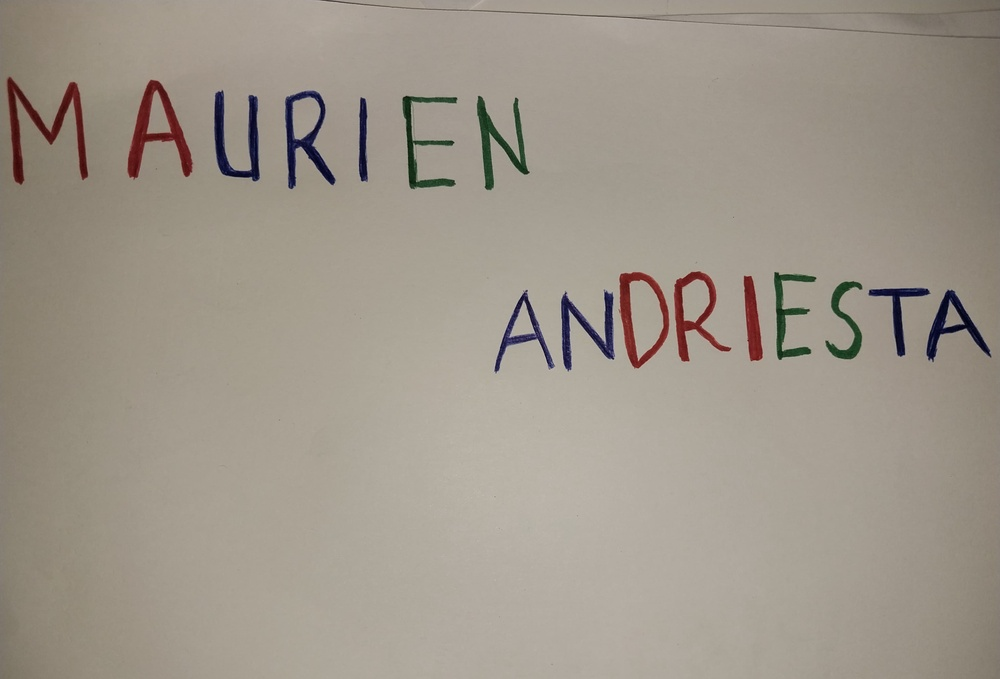
#> input picture utsprak.jpg, 1000 x 679 px, shrunk from 4080 x 2770 before the run
$ jupyter execute 'UTS Prak_202231102_Maurien Andriesta.ipynb'
#> lines starting #> are read from the running program, lines starting #| are printed output that depends on the picture; after the words box and inside, x2 and y2 are one past the last pixel; in counts of white or black regions, pixels touching at a corner belong together
[cell 1]
# Import Library
import cv2
import numpy as np
from matplotlib import pyplot as plt

[cell 2]
# Membaca Gambar
img = cv2.imread("utsprak.jpg")
#> img is the input picture: shape (679, 1000, 3); mean B, G, R 138.4, 150, 158.2

[cell 3]
# Menampilkan Gambar
rgb = cv2.cvtColor(img, cv2.COLOR_BGR2RGB)
plt.imshow(rgb)

[cell 4]
# Citra Kontras
(baris, kolom)= rgb.shape[:2]
#> baris = 679; kolom = 1000

[cell 5]
beta = 70 #bias untuk kecerahan
citra_cerah = np.zeros((baris, kolom, 3)) #np zeros = mengubah semua elemen array menjadi 0

for x in range(baris) :
    for y in range(kolom) :
        gyx = rgb[x,y] + beta

        citra_cerah[x,y] = gyx
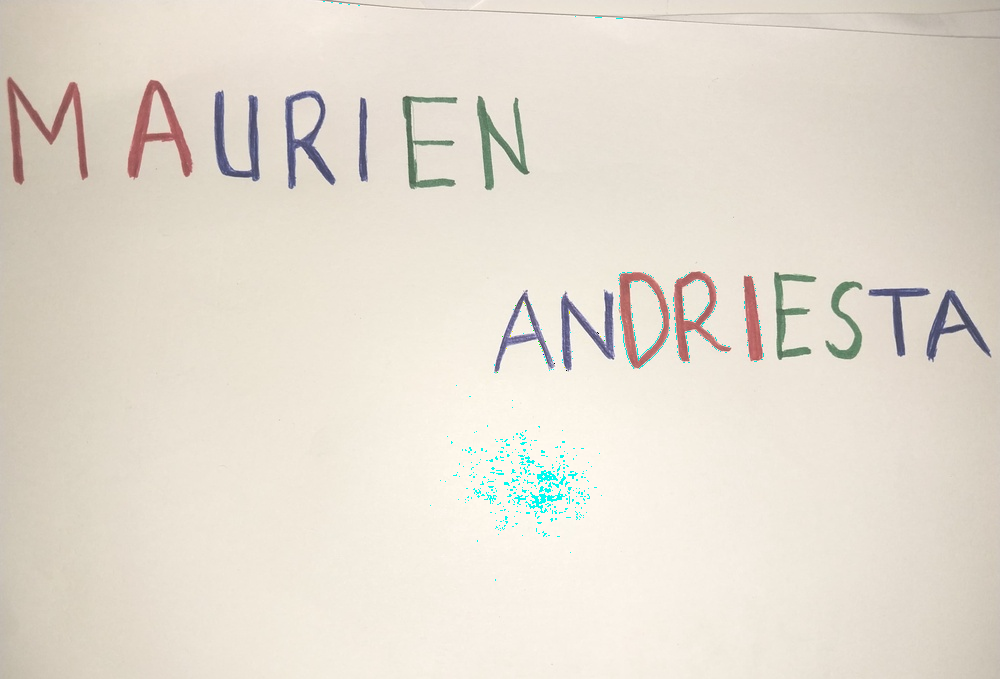
#> citra_cerah: shape (679, 1000, 3) float64; mean R, G, B 227.4, 220, 208.4
citra_cerah = citra_cerah.astype(np.uint8)

fig, axs = plt.subplots(2,2, figsize=(15,5))
axs[0,0].imshow(rgb)
axs[0,1].hist(img.ravel(),256,[0,256])
axs[1,0].imshow(citra_cerah)
axs[1,1].hist(citra_cerah.ravel(),256,[0,256])
plt.show()
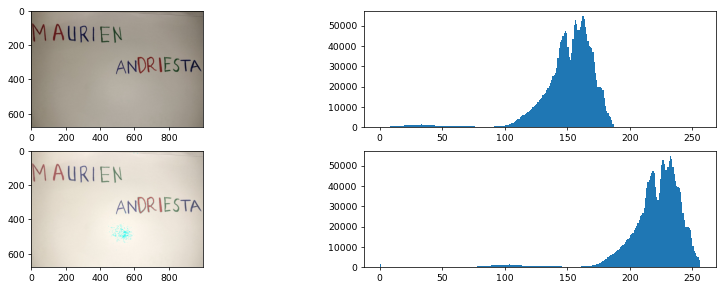
#> figure drawn by matplotlib, 4 panels; panel 2: tallest bar 54589 high, from x = 162 to 163; panel 4: tallest bar 54589 high, from x = 232 to 233

[cell 6]
# Citra kontras menampilkan warna
r = img[:, :, 2]
g = img[:, :, 1]
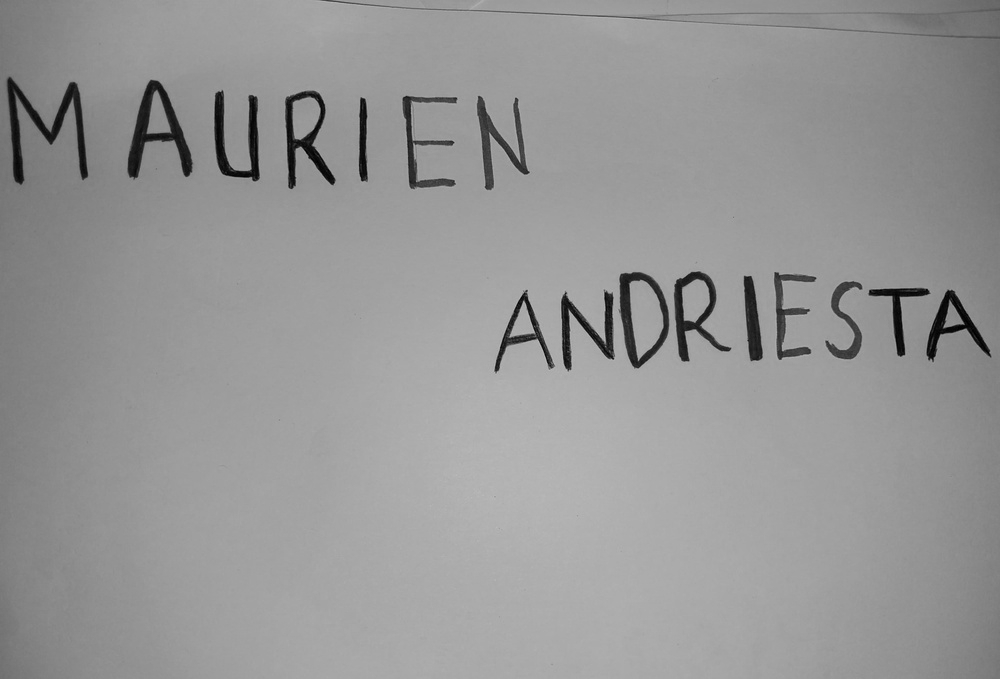
#> g: shape (679, 1000); min 0, max 188, mean 150
b = img[:, :, 0]

f, (c1, c2, c3, c4) = plt.subplots(1,4, figsize = (20,10))

c1.set_title('Gambar Asli')
c1.imshow(rgb)
c1.axis('on')

c2.set_title('Merah')
c2.imshow(r, cmap="gray")
c2.axis('on')

c3.set_title('Hijau')
c3.imshow(g, cmap="gray")
c3.axis('on')

c4.set_title('Biru')
c4.imshow(b, cmap="gray")
c4.axis('on')

[cell 7]
# Ambang batas
gray = cv2.cvtColor(citra_cerah, cv2.COLOR_RGB2GRAY)
fig, axs = plt.subplots (2, 2, figsize=(10,10))

(thresh, binary1) = cv2.threshold(gray, 0, 0, cv2.THRESH_BINARY)
#> binary1: shape (679, 1000); every value is 0
axs[0,0].imshow(binary1, cmap = 'gray')
axs[0,0].set_title('NONE')

(thresh, binary2) = cv2.threshold(gray, 120, 256, cv2.THRESH_BINARY)
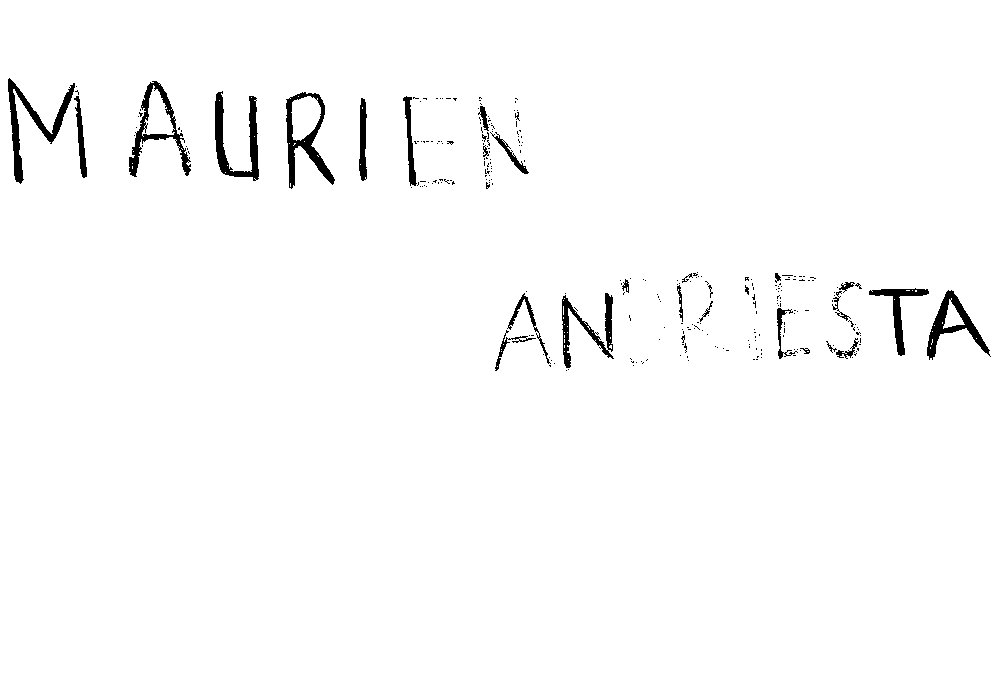
#> binary2: shape (679, 1000); 98.2% white; 278 black regions (249 under 20 px), largest, box (x1, y1, x2, y2) and area: (8, 78, 75, 184) 1435, (215, 91, 259, 181) 1379, (286, 92, 335, 189) 1366
axs[0,1].imshow(binary2, cmap = 'binary')
axs[0,1].set_title('BLUE')

(thresh, binary3) = cv2.threshold(gray, 145, 256, cv2.THRESH_BINARY)
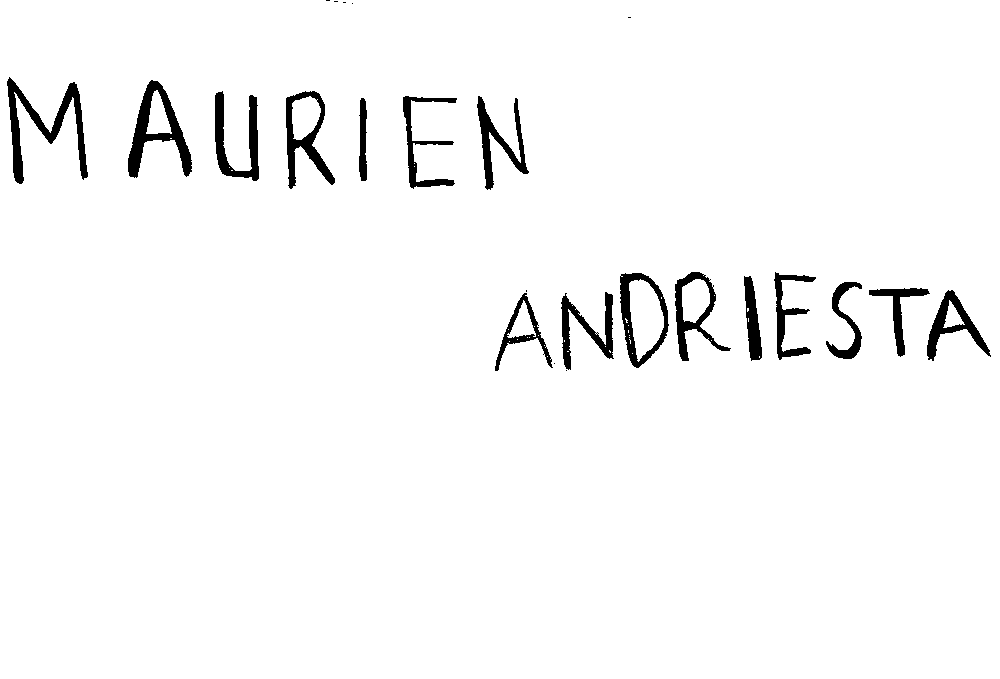
#> binary3: shape (679, 1000); 97% white; 24 black regions (8 under 20 px), largest, box (x1, y1, x2, y2) and area: (7, 77, 88, 184) 2286, (128, 80, 192, 178) 2085, (215, 91, 259, 181) 1568
axs[1,0].imshow(binary3, cmap = 'binary')
axs[1,0].set_title('RED-BLUE')

(thresh, binary4) = cv2.threshold(gray, 180, 256, cv2.THRESH_BINARY)
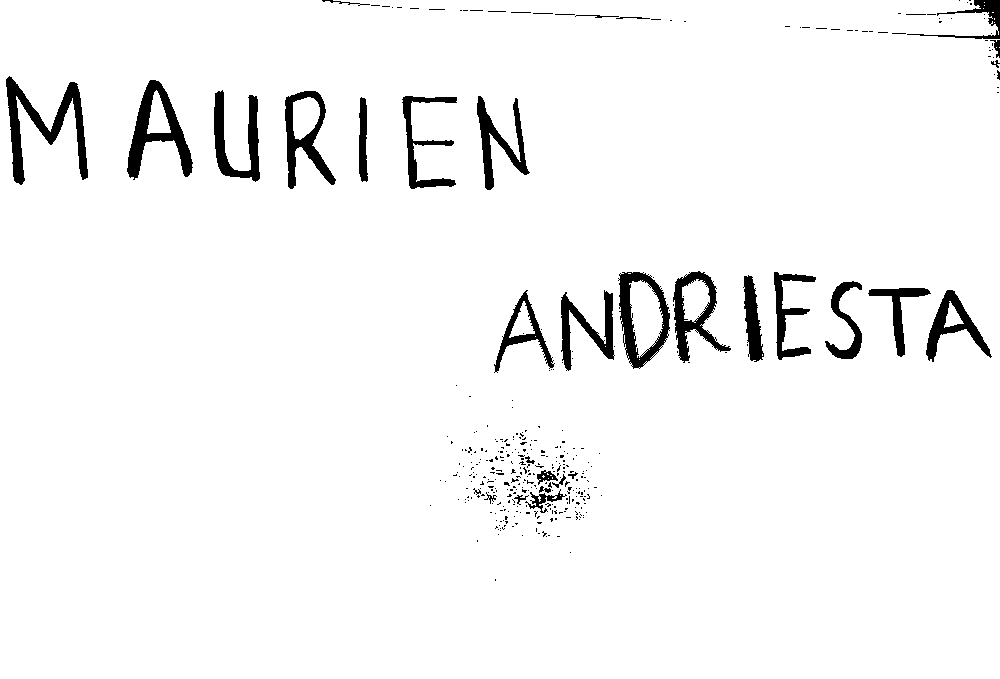
#> binary4: shape (679, 1000); 96.1% white; 362 black regions (326 under 20 px), largest, box (x1, y1, x2, y2) and area: (6, 76, 88, 185) 2677, (127, 80, 193, 180) 2306, (618, 272, 670, 369) 1909
axs[1,1].imshow(binary4, cmap = 'binary')
axs[1,1].set_title('RED-GREEN-BLUE')

[cell 8]
# Ambang batas Blue
hsv = cv2.cvtColor(img, cv2.COLOR_BGR2HSV)
#> hsv: shape (679, 1000, 3); mean H, S, V 20.4, 35.8, 158.8

# Tentukan batas atas dan batas bawah untuk warna biru dalam ruang warna HSV
lower_blue = np.array([100, 50, 50])
upper_blue = np.array([130, 255, 255])

# Buat mask untuk warna biru
mask = cv2.inRange(hsv, lower_blue, upper_blue)
#> mask: shape (679, 1000); 0.71% white; 132 white regions (112 under 20 px), largest, box (x1, y1, x2, y2) and area: (561, 292, 614, 370) 1319, (286, 91, 325, 188) 932, (495, 304, 554, 371) 806

# Terapkan mask pada citra asli
hasil = cv2.bitwise_and(img, img, mask=mask)

# Tampilkan hasil
fig, axs = plt.subplots(1, 2, figsize=(10, 5))

axs[0].imshow(cv2.cvtColor(img, cv2.COLOR_BGR2RGB))
axs[0].set_title('Citra Asli')

axs[1].imshow(mask, cmap='gray')
axs[1].set_title('blue')

plt.show()

[cell 9]
# Ambang Red Blue
lower_blue = np.array([100, 50, 50])
upper_blue = np.array([130, 255, 255])

# Tentukan batas atas dan batas bawah untuk warna merah dalam ruang warna HSV
lower_red1 = np.array([0, 50, 50])
upper_red1 = np.array([10, 255, 255])
lower_red2 = np.array([170, 50, 50])
upper_red2 = np.array([180, 255, 255])

# Buat mask untuk warna biru dan merah
mask_blue = cv2.inRange(hsv, lower_blue, upper_blue)
mask_red1 = cv2.inRange(hsv, lower_red1, upper_red1)
#> mask_red1: shape (679, 1000); 1.6% white; 5 white regions, box (x1, y1, x2, y2) and area: (5, 76, 89, 185) 3099, (127, 79, 193, 180) 2536, (619, 271, 670, 369) 2072, (673, 271, 732, 362) 1891, (743, 275, 764, 362) 1088
mask_red2 = cv2.inRange(hsv, lower_red2, upper_red2)
#> mask_red2: shape (679, 1000); 0.06% white in thin lines or dots, all inside (x1, y1, x2, y2) = (14, 87, 761, 364)

# Gabungkan mask biru dan mask merah
mask_combined = cv2.bitwise_or(mask_blue, mask_red1)
#> mask_combined: shape (679, 1000); 2.3% white; 137 white regions (112 under 20 px), largest, box (x1, y1, x2, y2) and area: (5, 76, 89, 185) 3099, (127, 79, 193, 180) 2536, (619, 271, 670, 369) 2072
mask_combined = cv2.bitwise_or(mask_combined, mask_red2)
#> mask_combined: shape (679, 1000); 2.3% white; 137 white regions (112 under 20 px), largest, box (x1, y1, x2, y2) and area: (5, 76, 89, 185) 3128, (127, 79, 193, 180) 2773, (619, 271, 670, 369) 2084

# Terapkan mask pada citra asli
hasil = cv2.bitwise_and(img, img, mask=mask_combined)

# Tampilkan hasil
fig, axs = plt.subplots(1, 2, figsize=(10, 5))

axs[0].imshow(img)
axs[0].set_title('Citra Asli')

axs[1].imshow(mask_combined, cmap='gray')
axs[1].set_title('Red-Blue')

plt.show()
#> figure, not shown here; B, G, R data is drawn as R, G, B

[cell 10]
# Ambang Red Green Blue
# Konversi citra ke ruang warna HSV
hsv = cv2.cvtColor(img, cv2.COLOR_BGR2HSV)

# Tentukan batas atas dan batas bawah untuk warna biru dalam ruang warna HSV
lower_blue = np.array([100, 50, 50])
upper_blue = np.array([130, 255, 255])

# Tentukan batas atas dan batas bawah untuk warna merah dalam ruang warna HSV
lower_red1 = np.array([0, 50, 50])
upper_red1 = np.array([10, 255, 255])
lower_red2 = np.array([170, 50, 50])
upper_red2 = np.array([180, 255, 255])

# Tentukan batas atas dan batas bawah untuk warna hijau dalam ruang warna HSV
lower_green = np.array([35, 50, 50])
upper_green = np.array([85, 255, 255])

# Buat mask untuk warna biru, merah, dan hijau
mask_blue = cv2.inRange(hsv, lower_blue, upper_blue)
mask_red1 = cv2.inRange(hsv, lower_red1, upper_red1)
mask_red2 = cv2.inRange(hsv, lower_red2, upper_red2)
mask_green = cv2.inRange(hsv, lower_green, upper_green)
#> mask_green: shape (679, 1000); 0.6% white; 27 white regions (18 under 20 px), largest, box (x1, y1, x2, y2) and area: (477, 96, 528, 190) 1341, (826, 281, 862, 359) 923, (777, 308, 811, 360) 623

# Gabungkan mask biru, merah, dan hijau menggunakan operasi bitwise OR
mask_combined = cv2.bitwise_or(mask_blue, mask_red1)
mask_combined = cv2.bitwise_or(mask_combined, mask_red2)
mask_combined = cv2.bitwise_or(mask_combined, mask_green)

# Terapkan mask pada citra asli
hasil = cv2.bitwise_and(img, img, mask=mask_combined)

# Tampilkan hasil
fig, axs = plt.subplots(1, 2, figsize=(10, 5))

axs[0].imshow(cv2.cvtColor(img, cv2.COLOR_BGR2RGB))
axs[0].set_title('Citra Asli')

axs[1].imshow(mask_combined, cmap='gray')
axs[1].set_title('Red-Green-Blue')

plt.show()

[cell 11]
# Ambang None
def display_image(image, title="Image"):
    plt.imshow(cv2.cvtColor(image, cv2.COLOR_BGR2RGB))
    plt.title(title)
    plt.axis('on')
    plt.show()

# Load gambar dalam format HSV
hsv_image = cv2.imread('utsprak.jpg', cv2.IMREAD_COLOR)
hsv_image = cv2.cvtColor(hsv_image, cv2.COLOR_BGR2HSV)

# Tentukan rentang warna biru dalam HSV
lower_blue = np.array([100, 50, 50])    # Ambang bawah warna biru (dalam HSV)
upper_blue = np.array([130, 255, 255])  # Ambang atas warna biru (dalam HSV)

# Tentukan rentang warna merah dalam HSV
lower_red1 = np.array([0, 50, 50])      # Ambang bawah warna merah (dalam HSV)
upper_red1 = np.array([10, 255, 255])   # Ambang atas warna merah (dalam HSV)

lower_red2 = np.array([170, 50, 50])    # Ambang bawah warna merah (dalam HSV) untuk nilai yang melintasi 180
upper_red2 = np.array([180, 255, 255])  # Ambang atas warna merah (dalam HSV) untuk nilai yang melintasi 180

# Tentukan rentang warna hijau dalam HSV
lower_green = np.array([50, 50, 50])     # Ambang bawah warna hijau (dalam HSV)
upper_green = np.array([80, 255, 255])   # Ambang atas warna hijau (dalam HSV)

# Buat mask untuk menangkap piksel biru, merah, dan hijau dalam rentang tersebut
blue_mask = cv2.inRange(hsv_image, lower_blue, upper_blue)
red_mask1 = cv2.inRange(hsv_image, lower_red1, upper_red1)
red_mask2 = cv2.inRange(hsv_image, lower_red2, upper_red2)
green_mask = cv2.inRange(hsv_image, lower_green, upper_green)
#> green_mask: shape (679, 1000); 0.57% white; 17 white regions (8 under 20 px), largest, box (x1, y1, x2, y2) and area: (477, 97, 528, 190) 1305, (826, 282, 862, 359) 878, (777, 308, 810, 359) 602

# Gabungkan mask untuk biru, merah, dan hijau
red_blue_mask = cv2.bitwise_or(red_mask1, red_mask2)
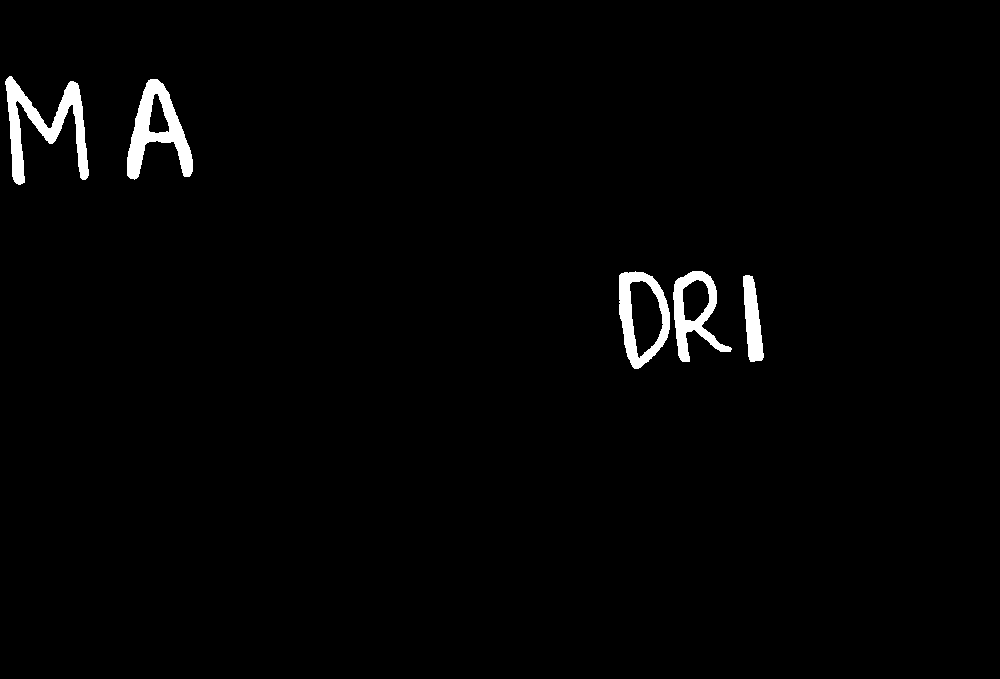
#> red_blue_mask: shape (679, 1000); 1.6% white; 5 white regions, box (x1, y1, x2, y2) and area: (5, 76, 89, 185) 3128, (127, 79, 193, 180) 2773, (619, 271, 670, 369) 2084, (673, 271, 732, 362) 1939, (743, 275, 764, 362) 1172
combined_mask = cv2.bitwise_or(blue_mask, cv2.bitwise_or(red_blue_mask, green_mask))

# Buat citra hitam dengan ukuran yang sama dengan citra asli
black_image = np.zeros_like(hsv_image, dtype=np.uint8)

# Masking citra hitam dengan masker gabungan untuk mendapatkan warna hitam pada area biru, merah, dan hijau
black_detected_image = cv2.bitwise_and(black_image, black_image, mask=combined_mask)
#> black_detected_image: shape (679, 1000, 3); every value is 0

display_image(black_detected_image, "None")

[cell 12]
# Histogram
plt.figure(figsize=(20, 5))

plt.subplot(141)
plt.title('Histogram Asli')
plt.hist(img.flatten(), bins=256, range=[0,256], color='gray')

plt.subplot(142)
plt.title('Histogram merah')
plt.hist(r.flatten(), bins=256, range=[0,256], color='r')

plt.subplot(143)
plt.title('Histogram hijau')
plt.hist(g.flatten(), bins=256, range=[0,256], color='g')

plt.subplot(144)
plt.title('Histogram biru')
plt.hist(b.flatten(), bins=256, range=[0,256], color='b')

plt.show()
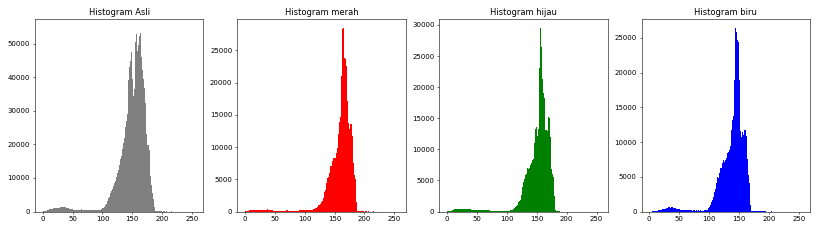
#> figure drawn by matplotlib, 4 panels; panel 1: tallest bar 54589 high, from x = 162 to 163; panel 2: tallest bar 28449 high, from x = 164 to 165; panel 3: tallest bar 29475 high, from x = 156 to 157; panel 4: tallest bar 26416 high, from x = 144 to 145
